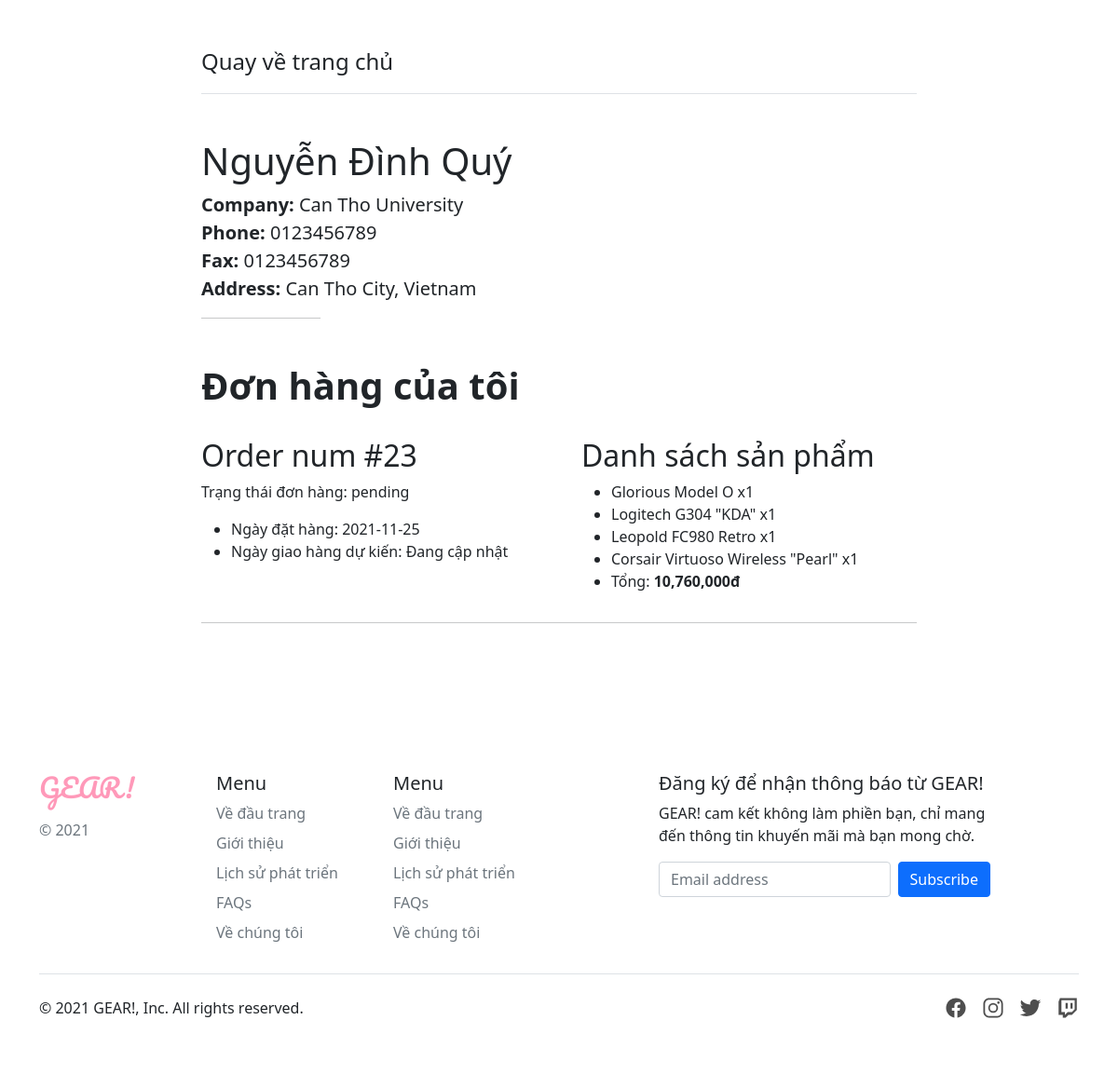
Page /KHACH_HANG/index.php?action=user-info (signed in) on the committed database.
### tables this page shows
CREATE TABLE `diachikh` (
  `MaDC` int(11) NOT NULL,
  `DiaChi` varchar(200) NOT NULL,
  `MSKH` int(11) NOT NULL
);

CREATE TABLE `khachhang` (
  `MSKH` int(11) NOT NULL,
  `HoTenKH` varchar(50) NOT NULL,
  `TenCongTy` varchar(50) NOT NULL,
  `SoDienThoai` varchar(12) NOT NULL,
  `SoFax` varchar(12) NOT NULL,
  `username` varchar(50) NOT NULL,
  `password` varchar(50) NOT NULL
);

CREATE TABLE `dathang` (
  `SoDonDH` int(11) NOT NULL,
  `MSKH` int(11) NOT NULL,
  `MSNV` int(11) DEFAULT NULL,
  `NgayDH` date NOT NULL,
  `NgayGH` date DEFAULT NULL,
  `TrangThaiDH` varchar(20) NOT NULL
);

CREATE TABLE `chitietdathang` (
  `SoDonDH` int(11) NOT NULL,
  `MSHH` int(11) NOT NULL,
  `SoLuong` int(11) NOT NULL,
  `GiaDatHang` int(11) NOT NULL,
  `GiamGia` int(11) NOT NULL
);

CREATE TABLE `hanghoa` (
  `MSHH` int(11) NOT NULL,
  `TenHH` varchar(200) NOT NULL,
  `QuyCach` varchar(50) NOT NULL,
  `Gia` int(11) NOT NULL,
  `SoLuongHang` int(11) NOT NULL,
  `MaLoaiHang` int(11) NOT NULL
);

### KHACH_HANG/pages/user-info.php (the view, shortened to what this page needs)
<?php require_once '../QUAN_LY/config/config.php'?>
<?php
    $username = $_SESSION['login_guest'];
    $result = $connect->query("SELECT * FROM khachhang inner join diachikh on khachhang.MSKH=diachikh.MSKH WHERE username='$username'");
    $row = mysqli_fetch_assoc($result);
    $MSKH = $row['MSKH'];
?>
<?php
    $result_order = $connect->query("SELECT * FROM dathang WHERE MSKH='$MSKH'");
?>
<div class="col-lg-8 mx-auto p-3 py-md-5">
  <header class="d-flex align-items-center pb-3 mb-5 border-bottom">
      <a href="index.php" class="text-dark text-decoration-none">
        <span class="fs-4">Quay về trang chủ</span>
      </a>
  </header>
  <main>
    <h1><?php echo $row['HoTenKH'];?></h1>
    <p class="fs-5 col-md-8 m-0"><strong>Company: </strong><?php echo $row['TenCongTy'];?></p>
    <p class="fs-5 col-md-8 m-0"><strong>Phone: </strong><?php echo $row['SoDienThoai'];?></p>
    <p class="fs-5 col-md-8 m-0"><strong>Fax: </strong><?php echo $row['SoFax'];?></p>
    <p class="fs-5 col-md-8 m-0"><strong>Address: </strong><?php echo $row['DiaChi'];?></p>
    <hr class="col-3 col-md-2 mb-5">
    <h1 class="pb-4"><strong>Đơn hàng của tôi</strong></h1>
    <?php while($row_order = mysqli_fetch_assoc($result_order)){?>
        <div class="row g-5">
          <div class="col-md-6">
            <h2>Order num #<?php echo $row_order['SoDonDH'];?></h2>
            <p>Trạng thái đơn hàng: <?php echo $row_order['TrangThaiDH'];?></p>
            <ul class="icon-list">
              <li>Ngày đặt hàng: <?php echo $row_order['NgayDH'];?></li>
              <li>Ngày giao hàng dự kiến: Đang cập nhật</li>
            </ul>
          </div>
          <div class="col-md-6">
            <h2>Danh sách sản phẩm</h2>
            <ul class="icon-list">
              <?php
                $id = $row_order['SoDonDH'];
                $result_order_detail = $connect->query("SELECT * FROM chitietdathang inner join hanghoa on chitietdathang.MSHH = hanghoa.MSHH WHERE SoDonDH='$id'");
              ?>
              <?php $sum = 0; while($row_order_detail = mysqli_fetch_assoc($result_order_detail)){?>
              <li><?php echo $row_order_detail['TenHH'];?> x<?php echo $row_order_detail['SoLuong']; $sum = $sum+ $row_order_detail['SoLuong']*$row_order_detail['Gia']?></li>
              <?php }?>
              <li><p>Tổng: <strong><?php echo number_format($sum);?>đ</strong></p></li>
            </ul>
          </div>
        </div>
        <hr class="mb-3">
      <?php }?>
    </div>
  <div class="mt-5 container-lg">
    <footer class="py-5">
      <div class="row">
        <div class="col-2">
          <a href="/" class="d-flex align-items-center mb-3 link-dark text-decoration-none">
            <h3 class="mb-0 main-logo">GEAR!</h3>
          </a>
          <p class="text-muted">© 2021</p>
        </div>
        <div class="col-2">
            <h5>Menu</h5>
            <ul class="nav flex-column">
            <li class="nav-item mb-2"><a href="#" class="nav-link p-0 text-muted">Về đầu trang</a></li>
            <li class="nav-item mb-2"><a href="#" class="nav-link p-0 text-muted">Giới thiệu</a></li>
            <li class="nav-item mb-2"><a href="#" class="nav-link p-0 text-muted">Lịch sử phát triển</a></li>
            <li class="nav-item mb-2"><a href="#" class="nav-link p-0 text-muted">FAQs</a></li>
            <li class="nav-item mb-2"><a href="#" class="nav-link p-0 text-muted">Về chúng tôi</a></li>
            </ul>
        </div>
        <div class="col-2">
            <h5>Menu</h5>
            <ul class="nav flex-column">
            <li class="nav-item mb-2"><a href="#" class="nav-link p-0 text-muted">Về đầu trang</a></li>
            <li class="nav-item mb-2"><a href="#" class="nav-link p-0 text-muted">Giới thiệu</a></li>
            <li class="nav-item mb-2"><a href="#" class="nav-link p-0 text-muted">Lịch sử phát triển</a></li>
            <li class="nav-item mb-2"><a href="#" class="nav-link p-0 text-muted">FAQs</a></li>
            <li class="nav-item mb-2"><a href="#" class="nav-link p-0 text-muted">Về chúng tôi</a></li>
            </ul>
        </div>
        <div class="col-4 offset-1">
          <form>
            <h5>Đăng ký để nhận thông báo từ GEAR!</h5>
            <p>GEAR! cam kết không làm phiền bạn, chỉ mang đến thông tin khuyến mãi mà bạn mong chờ.</p>
            <div class="d-flex w-100 gap-2">
              <input id="newsletter1" type="text" class="form-control" placeholder="Email address">
              <button class="btn btn-primary" type="button">Subscribe</button>
            </div>
          </form>
        </div>
      </div>
      <div class="d-flex justify-content-between py-4 my-4 border-top">
        <p>© 2021 GEAR!, Inc. All rights reserved.</p>
        <ul class="list-unstyled d-flex">
          <li><ion-icon class="card__icon ms-3" name="logo-facebook"></ion-icon></li>
          <li><ion-icon class="card__icon ms-3" name="logo-instagram"></ion-icon></li>
          <li><ion-icon class="card__icon ms-3" name="logo-twitter"></ion-icon></li>
          <li><ion-icon class="card__icon ms-3" name="logo-twitch"></ion-icon></li>
        </ul>
      </div>
    </footer>
  </div>

### KHACH_HANG/css/main.css (style rules this page uses)
.main-logo { font-family: 'Pacifico', cursive; color: #ff99b9; }
.card__icon { font-size: 1.5rem; color: #4e4e4e; }

### rows in the picture
diachikh: MSKH.HoTenKH "Nguyễn Đình Quý", MSKH.TenCongTy "Can Tho University", MSKH.SoDienThoai "0123456789", MSKH.SoFax "0123456789", DiaChi "Can Tho City, Vietnam"
dathang: SoDonDH "23", TrangThaiDH "pending", NgayDH "2021-11-25", sum "10,760,000"
chitietdathang: MSHH.TenHH "Glorious Model O", SoLuong "1"
chitietdathang: MSHH.TenHH "Logitech G304 \"KDA\"", SoLuong "1"
chitietdathang: MSHH.TenHH "Leopold FC980 Retro", SoLuong "1"
chitietdathang: MSHH.TenHH "Corsair Virtuoso Wireless \"Pearl\"", SoLuong "1"
